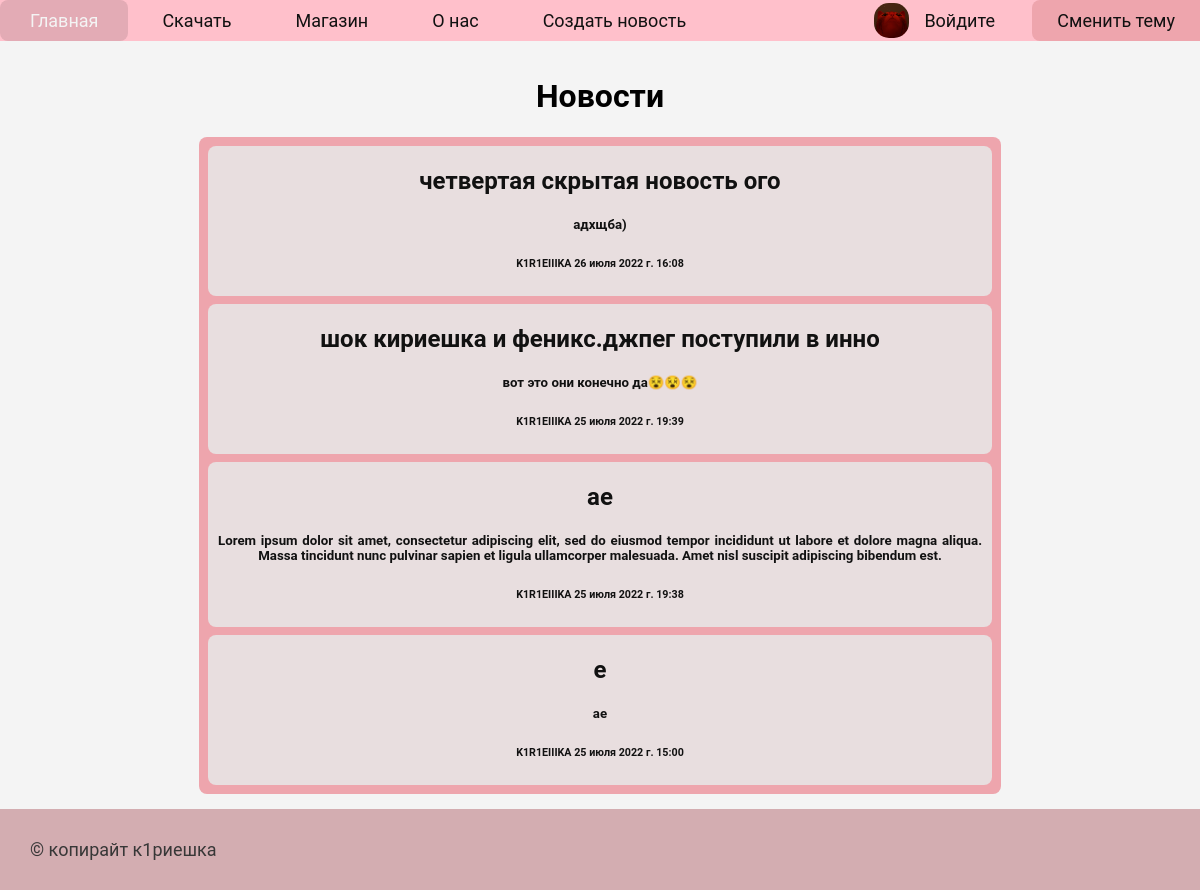
/news, run on an earlier commit of the app's database.
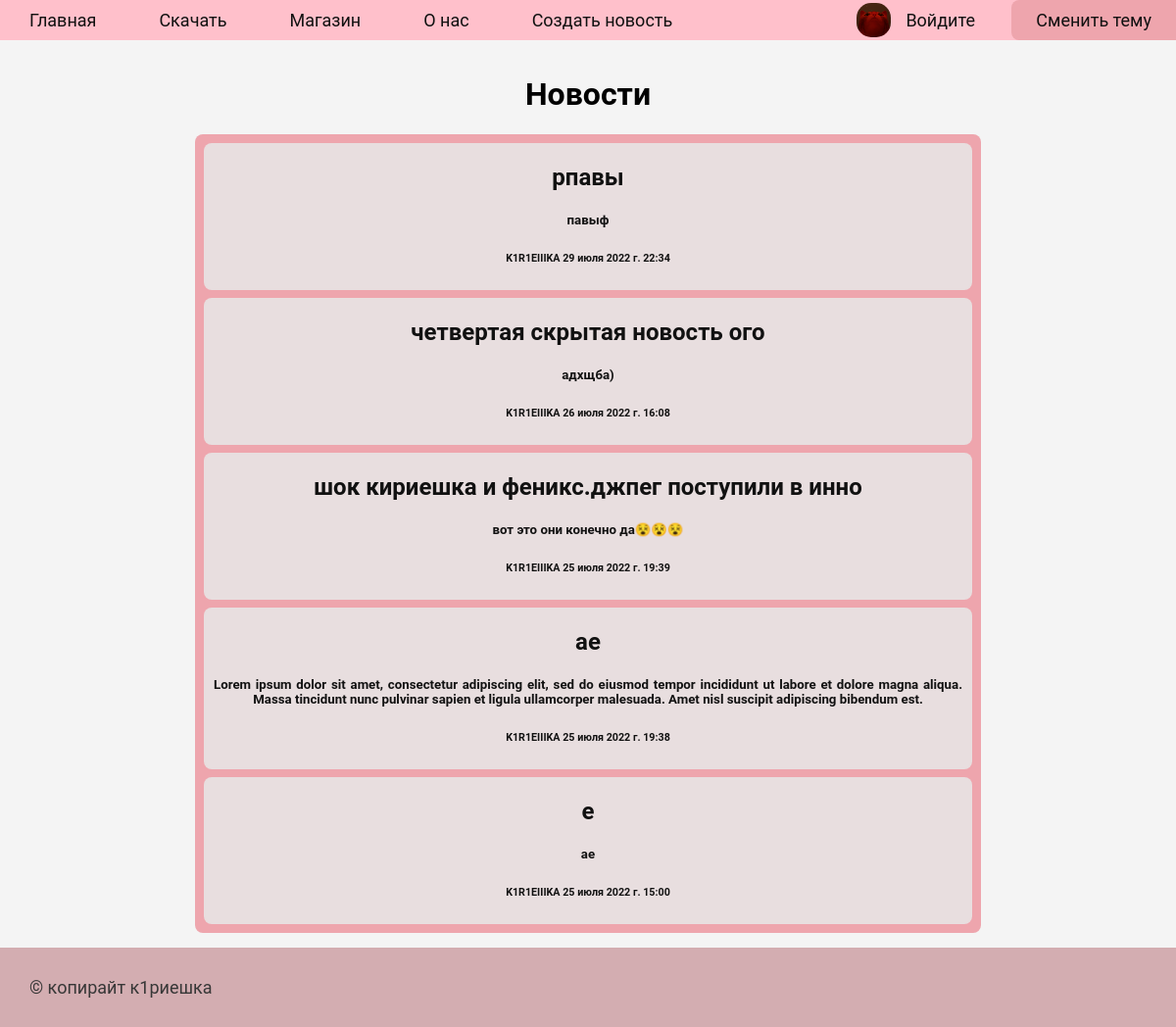
And on a later commit of the database.
### main/models.py (models this page shows, shortened)
class News(models.Model):
    header = models.CharField('Заголовок', max_length=50)
    body = models.TextField('Основной текст')
    date = models.DateTimeField('Дата публикации')
    author = models.ForeignKey('auth.User', on_delete=models.CASCADE)
    class Meta:
        verbose_name = 'Новость'
        verbose_name_plural = 'Новости'

### main/views.py (the view)
# urls.py: path('news', views.news),
def news(request):
    new = News.objects.order_by('-date')
    return render(request, 'main/news/news.html', {'news': new})

### main/templates/main/news/news.html (shortened to what this page needs)
{% extends 'main/layout.html' %}
{% block navbar %}
    <a class="nav-link" href="/news/create">Создать новость</a>
{% endblock %}
{% block content %}
    <h1 class="text">Новости</h1>
    <div class="news-all">
        {% if news %}
            {% for element in news %}
                <div class="new">
                    <h2 class="news-title">{{ element.header }}</h2>
                    <h5>{{ element.body }}</h5>
                    <h6>{{ element.author }} {{ element.date }}</h6>
                </div>
            {% endfor %}
        {% else %}
            <h3>Нет новостей</h3>
        {% endif %}
    </div>
{% endblock %}

What changed in the data, as far as the page shows it:
added News: header "рпавы", body "павыф", author "K1R1EIIIKA", date "29 июля 2022 г. 22:34"
